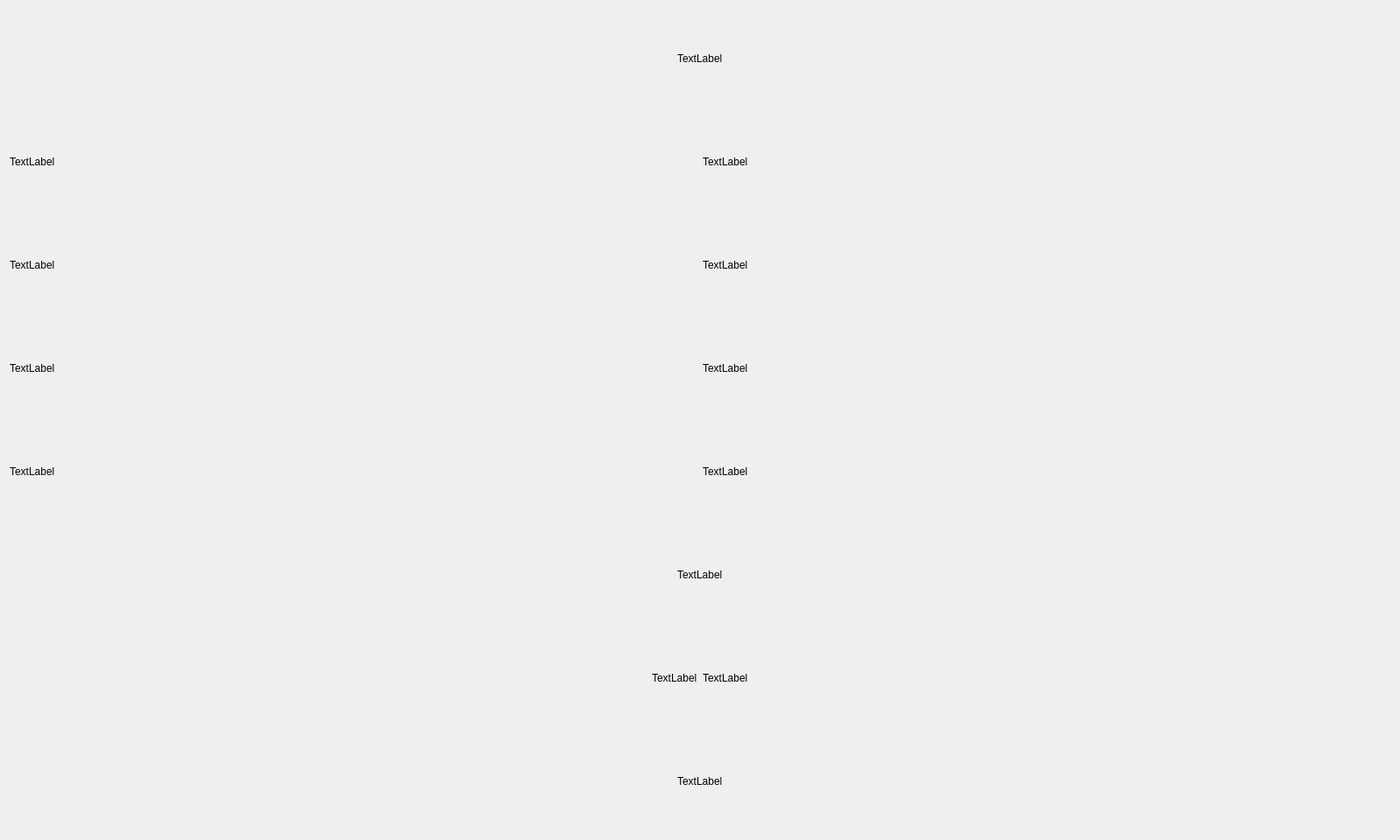
<?xml version="1.0" encoding="UTF-8"?>
<ui version="4.0">
 <class>SelfTestWidget</class>
 <widget class="QWidget" name="SelfTestWidget">
  <property name="geometry">
   <rect>
    <x>0</x>
    <y>0</y>
    <width>1600</width>
    <height>960</height>
   </rect>
  </property>
  <property name="windowTitle">
   <string>Form</string>
  </property>
  <layout class="QVBoxLayout" name="verticalLayout_2">
   <item>
    <layout class="QGridLayout" name="gridLayout">
     <item row="7" column="0" colspan="2" alignment="Qt::AlignHCenter">
      <widget class="CustomLabel" name="versionLabel">
       <property name="text">
        <string>TextLabel</string>
       </property>
      </widget>
     </item>
     <item row="2" column="1">
      <widget class="CustomLabel" name="laserValueLabel">
       <property name="text">
        <string>TextLabel</string>
       </property>
      </widget>
     </item>
     <item row="4" column="0">
      <widget class="CustomLabel" name="storageTitleLabel">
       <property name="text">
        <string>TextLabel</string>
       </property>
      </widget>
     </item>
     <item row="4" column="1">
      <widget class="CustomLabel" name="storageValueLabel">
       <property name="text">
        <string>TextLabel</string>
       </property>
      </widget>
     </item>
     <item row="5" column="0" colspan="2" alignment="Qt::AlignHCenter">
      <widget class="CustomLabel" name="expiredDateLabel">
       <property name="text">
        <string>TextLabel</string>
       </property>
      </widget>
     </item>
     <item row="2" column="0">
      <widget class="CustomLabel" name="laserTitleLabel">
       <property name="text">
        <string>TextLabel</string>
       </property>
      </widget>
     </item>
     <item row="0" column="0" colspan="2" alignment="Qt::AlignHCenter">
      <widget class="CustomLabel" name="titleLabel">
       <property name="text">
        <string>TextLabel</string>
       </property>
      </widget>
     </item>
     <item row="3" column="0">
      <widget class="CustomLabel" name="batteryTitleLabel">
       <property name="text">
        <string>TextLabel</string>
       </property>
      </widget>
     </item>
     <item row="1" column="0">
      <widget class="CustomLabel" name="cameraTitleLabel">
       <property name="text">
        <string>TextLabel</string>
       </property>
      </widget>
     </item>
     <item row="3" column="1">
      <widget class="CustomLabel" name="batteryValueLabel">
       <property name="text">
        <string>TextLabel</string>
       </property>
      </widget>
     </item>
     <item row="1" column="1">
      <widget class="CustomLabel" name="cameraValueLabel">
       <property name="text">
        <string>TextLabel</string>
       </property>
      </widget>
     </item>
     <item row="6" column="0" alignment="Qt::AlignRight">
      <widget class="CustomLabel" name="dateLabel">
       <property name="text">
        <string>TextLabel</string>
       </property>
      </widget>
     </item>
     <item row="6" column="1">
      <widget class="QLabel" name="timeLabel">
       <property name="text">
        <string>TextLabel</string>
       </property>
      </widget>
     </item>
    </layout>
   </item>
  </layout>
 </widget>
 <customwidgets>
  <customwidget>
   <class>CustomLabel</class>
   <extends>QLabel</extends>
   <header>CustomLabel.h</header>
  </customwidget>
 </customwidgets>
 <resources/>
 <connections/>
</ui>
